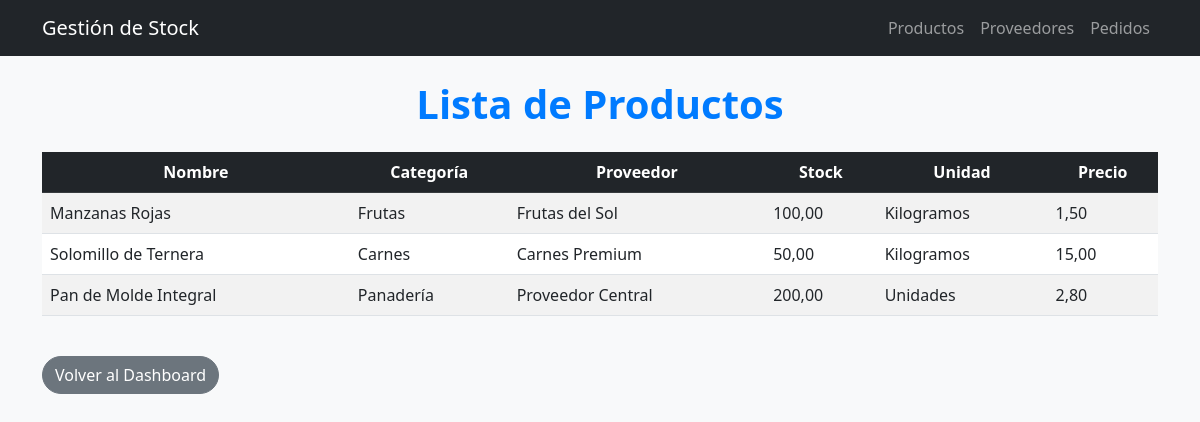
/stock/productos/, run on an earlier commit of the app's database.
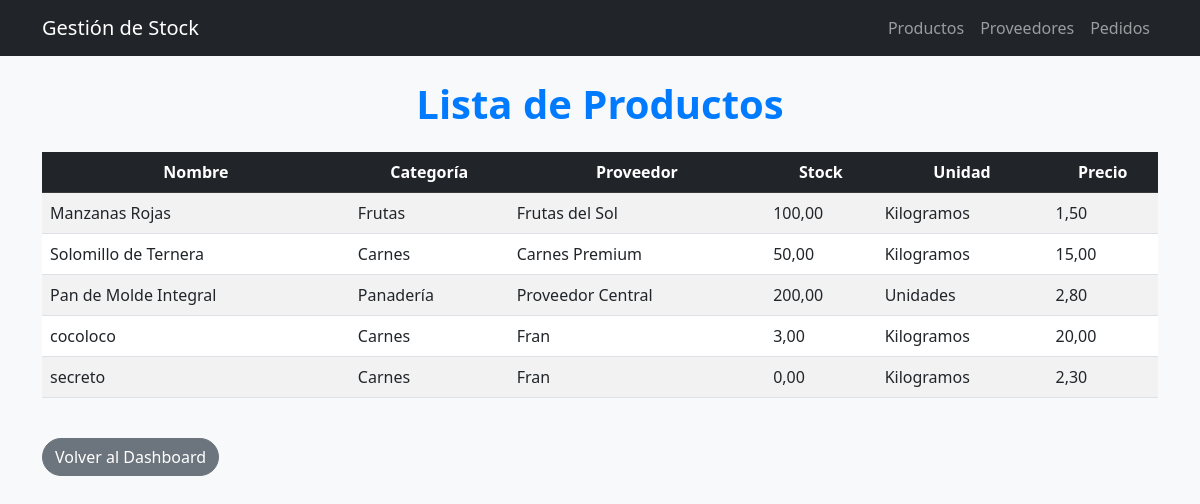
And on a later commit of the database.
### stock/models.py (models this page shows, shortened)
class Producto(models.Model):
    UNIDADES_CHOICES = [
        ('UN', 'Unidades'),
        ('KG', 'Kilogramos'),
        ('LT', 'Litros'),
        ('BT', 'Botellas'),
        ('PK', 'Paquetes'),
    ]
    MONEDAS_CHOICES = [
        ('EUR', '€ - Euro'),
        ('USD', '$ - Dólar'),
        ('GBP', '£ - Libra Esterlina'),
    ]
    categoria = models.ForeignKey(Categoria, on_delete=models.CASCADE, related_name="productos")
    nombre = models.CharField(max_length=100)
    descripcion = models.TextField(blank=True, null=True)
    precio = models.DecimalField(max_digits=10, decimal_places=2)
    moneda = models.CharField(max_length=3, choices=MONEDAS_CHOICES, default='EUR')  # Nueva opción de moneda
    proveedor = models.ForeignKey(Proveedor, on_delete=models.CASCADE)
    stock = models.DecimalField(max_digits=10, decimal_places=2, default=0)
    unidad_medida = models.CharField(max_length=5, choices=UNIDADES_CHOICES, default='UN')  # Aumentamos a 5 caracteres

class Categoria(models.Model):
    nombre = models.CharField(max_length=50)
    descripcion = models.TextField(blank=True, null=True)

class Proveedor(models.Model):
    nombre = models.CharField(max_length=100)
    email = models.EmailField()
    telefono = models.CharField(max_length=20)
    direccion = models.TextField()

### stock/views.py (the view)
# urls.py: path('productos/', views.productos_list, name='productos_list'),
def productos_list(request):
    productos = Producto.objects.all()
    return render(request, 'stock/productos_list.html', {'productos': productos})

### templates/stock/productos_list.html (shortened to what this page needs)
{% extends 'stock/base_stock.html' %}
{% block content %}
<h1 class="text-center mb-4">Lista de Productos</h1>
<table class="table table-striped">
  <thead class="table-dark">
    <tr>
      <th>Nombre</th>
      <th>Categoría</th>
      <th>Proveedor</th>
      <th>Stock</th>
      <th>Unidad</th>
      <th>Precio</th>
    </tr>
  </thead>
  <tbody>
    {% for producto in productos %}
    <tr>
      <td>{{ producto.nombre }}</td>
      <td>{{ producto.categoria.nombre }}</td>
      <td>{{ producto.proveedor.nombre }}</td>
      <td>{{ producto.stock }}</td>
      <td>{{ producto.get_unidad_medida_display }}</td>
      <td>{{ producto.precio }}</td>
    </tr>
    {% empty %}
    <tr>
      <td colspan="6" class="text-center">No hay productos disponibles.</td>
    </tr>
    {% endfor %}
  </tbody>
</table>
<a href="{% url 'stock:dashboard' %}" class="btn btn-secondary mt-4">Volver al Dashboard</a>
{% endblock %}

What changed in the data, as far as the page shows it:
added Producto: nombre "cocoloco", categoria.nombre "Carnes", proveedor.nombre "Fran", stock "3,00", unidad_medida "Kilogramos", precio "20,00"
added Producto: nombre "secreto", categoria.nombre "Carnes", proveedor.nombre "Fran", stock "0,00", unidad_medida "Kilogramos", precio "2,30"
